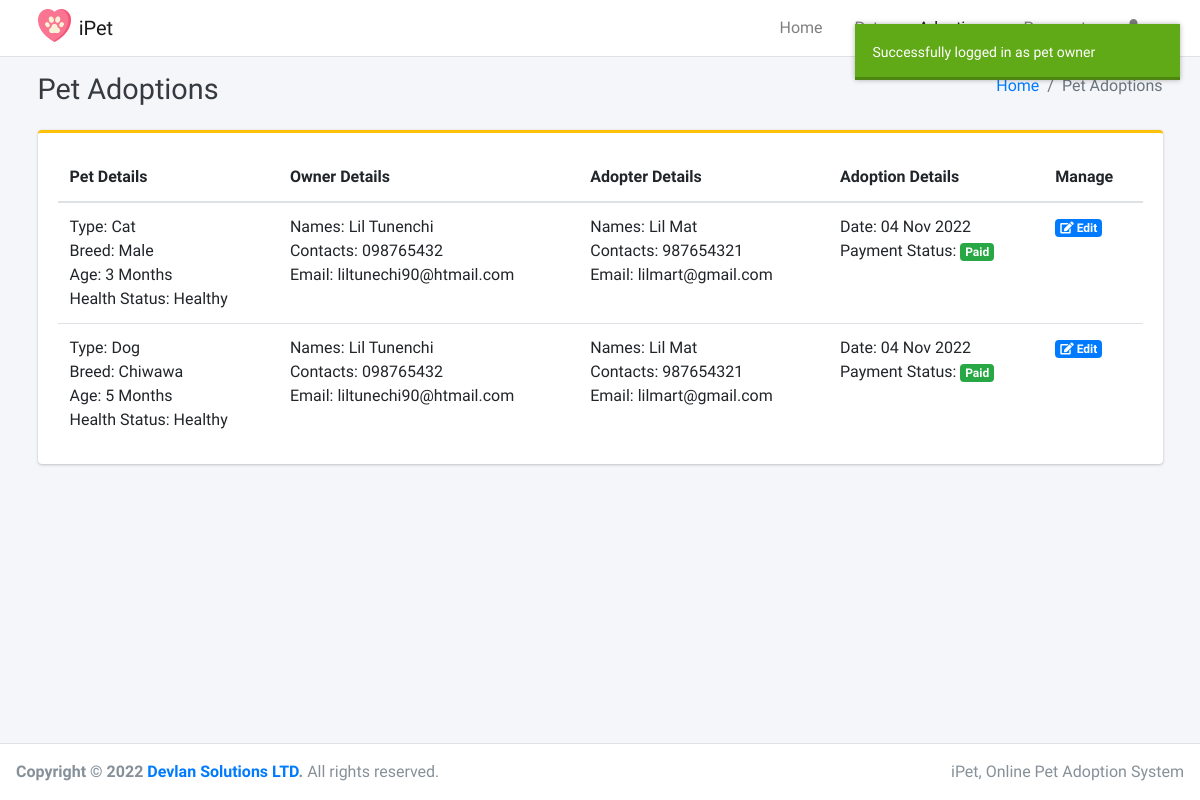
Before: /views/owner_adoptions (signed in) with the older database file.
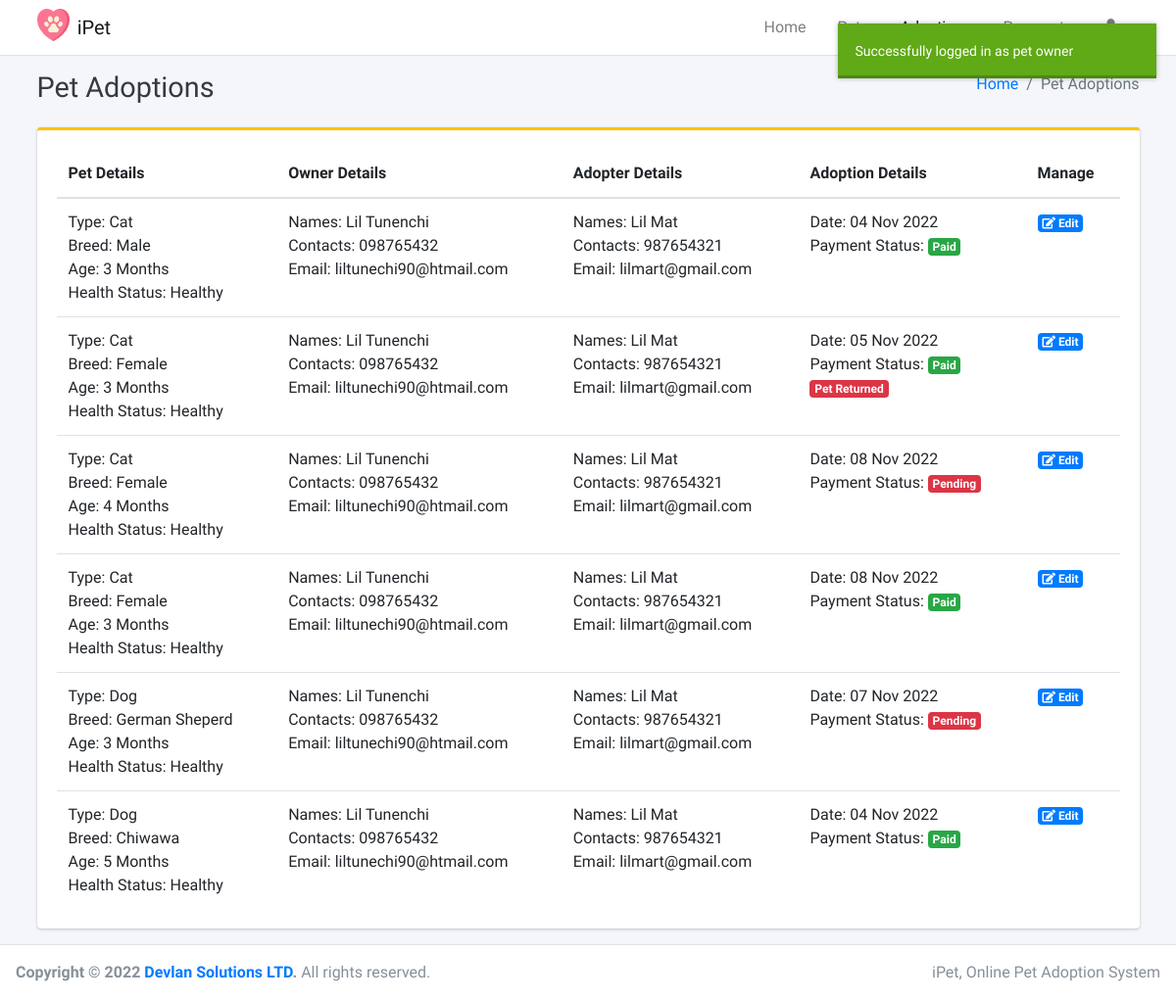
After: the same page with the newer database file.
### tables this page shows
CREATE TABLE `pet_adoption` (
  `pet_adoption_id` int(200) NOT NULL,
  `pet_adoption_pet_id` int(200) NOT NULL,
  `pet_adoption_pet_adopter_id` int(200) NOT NULL,
  `pet_adoption_date` varchar(200) NOT NULL,
  `pet_adoption_payment_status` varchar(200) NOT NULL DEFAULT 'Pending',
  `pet_adoption_return_status` varchar(200) NOT NULL DEFAULT 'Not Returned',
  `pet_adoption_ref` varchar(200) NOT NULL
);

CREATE TABLE `pet` (
  `pet_id` int(200) NOT NULL,
  `pet_owner_id` int(200) NOT NULL,
  `pet_type` varchar(200) NOT NULL,
  `pet_breed` varchar(200) NOT NULL,
  `pet_age` varchar(200) NOT NULL,
  `pet_health_status` varchar(200) NOT NULL,
  `pet_description` longtext NOT NULL,
  `pet_adoption_status` varchar(200) NOT NULL DEFAULT 'Available',
  `pet_image` varchar(200) NOT NULL
);

CREATE TABLE `pet_owner` (
  `pet_owner_id` int(200) NOT NULL,
  `pet_owner_login_id` int(200) NOT NULL,
  `pet_owner_name` varchar(200) NOT NULL,
  `pet_owner_email` varchar(200) NOT NULL,
  `pet_owner_contacts` varchar(200) NOT NULL,
  `pet_owner_address` longtext NOT NULL
);

CREATE TABLE `pet_adopter` (
  `pet_adopter_id` int(200) NOT NULL,
  `pet_adopter_login_id` int(200) NOT NULL,
  `pet_adopter_name` varchar(200) NOT NULL,
  `pet_adopter_email` varchar(200) NOT NULL,
  `pet_adopter_phone_number` varchar(200) NOT NULL,
  `pet_adopter_address` longtext NOT NULL
);

### views/owner_adoptions.php (the view, shortened to what this page needs)
<?php
require_once('../helpers/adoptions.php');
require_once('../partials/head.php');
?>
<body class="hold-transition layout-top-nav">
    <div class="wrapper">
        <?php require_once('../partials/adopters_header.php'); ?>
        <div class="content-wrapper">
            <div class="content-header">
                <div class="container">
                    <div class="row mb-2">
                        <div class="col-sm-6">
                            <h1 class="m-0 text-dark"> Pet Adoptions</h1>
                        </div>
                        <div class="col-sm-6">
                            <ol class="breadcrumb float-sm-right">
                                <li class="breadcrumb-item"><a href="#">Home</a></li>
                                <li class="breadcrumb-item active">Pet Adoptions</li>
                            </ol>
                        </div>
                    </div>
                </div>
            </div>
            <div class="content">
                <div class="container">
                    <div class="row">
                        <div class="container-fluid">
                            <div class="row">
                                <div class="col-md-12">
                                    <div class="card card-warning card-outline">
                                        <div class="card-body">
                                            <table class="table">
                                                <thead>
                                                    <tr>
                                                        <th>Pet Details</th>
                                                        <th>Owner Details</th>
                                                        <th>Adopter Details</th>
                                                        <th>Adoption Details</th>
                                                        <th>Manage</th>
                                                    </tr>
                                                </thead>
                                                <tbody>
                                                    <?php
                                                    $ret = "SELECT * FROM pet_adoption pa
                                                    INNER JOIN pet p ON p.pet_id = pa.pet_adoption_pet_id
                                                    INNER JOIN pet_owner po ON po.pet_owner_id = p.pet_owner_id
                                                    INNER JOIN pet_adopter pad ON pad.pet_adopter_id = pa.pet_adoption_pet_adopter_id
                                                    WHERE po.pet_owner_login_id = '{$_SESSION['login_id']}'";
                                                    $stmt = $mysqli->prepare($ret);
                                                    $stmt->execute();
                                                    $res = $stmt->get_result();
                                                    while ($adoptions = $res->fetch_object()) {
                                                    ?>
                                                        <tr>
                                                            <td>
                                                                Type: <?php echo $adoptions->pet_type; ?> <br>
                                                                Breed: <?php echo $adoptions->pet_breed; ?> <br>
                                                                Age: <?php echo $adoptions->pet_age; ?> <br>
                                                                Health Status: <?php echo $adoptions->pet_health_status; ?>
                                                            </td>
                                                            <td>
                                                                Names: <?php echo $adoptions->pet_owner_name; ?> <br>
                                                                Contacts: <?php echo $adoptions->pet_owner_contacts; ?> <br>
                                                                Email: <?php echo $adoptions->pet_owner_email; ?>
                                                            </td>
                                                            <td>
                                                                Names: <?php echo $adoptions->pet_adopter_name; ?> <br>
                                                                Contacts: <?php echo $adoptions->pet_adopter_phone_number; ?> <br>
                                                                Email: <?php echo $adoptions->pet_adopter_email; ?>
                                                            </td>
                                                            <td>
                                                                Date: <?php echo date('d M Y', strtotime($adoptions->pet_adoption_date)); ?> <br>
                                                                Payment Status: <?php if ($adoptions->pet_adoption_payment_status == 'Pending') { ?>
                                                                    <span class="badge badge-danger">Pending</span> <br>
                                                                <?php } else {  ?>
                                                                    <span class="badge badge-success">Paid</span> <br>
                                                                <?php }
                                                                                if ($adoptions->pet_adoption_return_status == 'Returned') { ?>
                                                                    <span class="badge badge-danger">Pet Returned</span> <br>
                                                                <?php } ?>
                                                            </td>
                                                            <td>
                                                                <a data-toggle="modal" href="#update_<?php echo $adoptions->pet_adoption_id; ?>" class="badge badge-primary"><i class="fas fa-edit"></i> Edit</a>
                                                            </td>
                                                        </tr>
                                                    <?php } ?>
                                                </tbody>
                                            </table>
                                        </div>
                                    </div>
                                </div>
                            </div>
                        </div>
                    </div>
                </div>
            </div>
        </div>
        <?php require_once('../partials/adopters_footer.php'); ?>
</body>
</html>

### partials/head.php (shortened to what this page needs)
<!DOCTYPE html>
<html lang="en">
<head>
    <link rel="stylesheet" href="../public/plugins/fontawesome-free/css/all.min.css">
    <link rel="stylesheet" href="../public/plugins/overlayScrollbars/css/OverlayScrollbars.min.css">
    <link rel="stylesheet" href="../public/css/adminlte.min.css">
    <link rel="stylesheet" href="../public/plugins/noty/noty.css">
    <link rel="stylesheet" href="../public/plugins/noty/themes/bootstrap-v4.css">
    <link rel="stylesheet" href="../public/plugins/noty/themes/light.css">
    <link rel="stylesheet" href="../public/plugins/noty/themes/metroui.css">
    <link rel="stylesheet" href="../public/plugins/noty/themes/mint.css">
    <link rel="stylesheet" href="../public/plugins/noty/themes/nest.css">
    <link rel="stylesheet" href="../public/plugins/noty/themes/relax.css">
    <link rel="stylesheet" href="../public/plugins/noty/themes/semanticui.css">
    <link rel="stylesheet" href="../public/plugins/noty/themes/sunset.css">
    <link rel="stylesheet" type="text/css" href="https://cdn.datatables.net/v/dt/dt-1.10.25/datatables.min.css" />
    <link rel="stylesheet" type="text/css" href="https://cdn.datatables.net/buttons/1.7.1/css/buttons.dataTables.min.css" />
    <link rel="stylesheet" href="../public/plugins/select2/css/select2.min.css">
    <link rel="stylesheet" href="../public/plugins/select2-bootstrap4-theme/select2-bootstrap4.min.css">
    <link rel="stylesheet" href="https://code.ionicframework.com/ionicons/2.0.1/css/ionicons.min.css">
</head>

### partials/adopters_header.php (shortened to what this page needs)
<?php
if ($login_access_level == 'Adopter') { ?>
    <nav class="main-header navbar navbar-expand-md navbar-light navbar-white">
        <div class="container">
            <a href="adopter_dashboard" class="navbar-brand">
                <img src="../public/img/logo.png" alt="iPet" class="brand-image">
                <span class="brand-text font-weight-light">iPet</span>
            </a>
            <button class="navbar-toggler order-1" type="button" data-toggle="collapse" data-target="#navbarCollapse" aria-controls="navbarCollapse" aria-expanded="false" aria-label="Toggle navigation">
                <span class="navbar-toggler-icon"></span>
            </button>
            <ul class="order-1 order-md-3 navbar-nav navbar-no-expand ml-auto">
                <li class="nav-item">
                    <a href="adopter_dashboard" class="nav-link">Home</a>
                </li>
                <li class="nav-item">
                    <a href="adopter_pets" class="nav-link">Pets</a>
                </li>
                <li class="nav-item">
                    <a href="adopter_adoptions" class="nav-link">Adoptions</a>
                </li>
                <li class="nav-item">
                    <a href="adopter_payments" class="nav-link">Payments</a>
                </li>
                <li class="nav-item">
                    <a class="nav-link" data-toggle="modal" href="#logout_modal">
                        <i class="fas fa-user-tag"></i>
                    </a>
                </li>
            </ul>
        </div>
    </nav>
    <div class="modal fade" id="logout_modal" tabindex="-1" role="dialog" aria-labelledby="exampleModalLabel" aria-hidden="true">
        <div class="modal-dialog modal-dialog-centered" role="document">
            <div class="modal-content">
                <form method="POST" action="logout">
                    <div class="modal-body text-center text-danger">
                        <img src="../public/img/logo.png" style="width: 40%;">
                        <h4>Terminate Session?</h4>
                        <br>
                        <button type="button" class="text-center btn btn-success" data-dismiss="modal">No</button>
                        <input type="submit" value="Yes, Logout" class="text-center btn btn-danger">
                    </div>
                </form>
            </div>
        </div>
    </div>
<?php } else { ?>
    <nav class="main-header navbar navbar-expand-md navbar-light navbar-white">
        <div class="container">
            <a href="owner_dashboard" class="navbar-brand">
                <img src="../public/img/logo.png" alt="iPet" class="brand-image">
                <span class="brand-text font-weight-light">iPet</span>
            </a>
            <ul class="order-1 order-md-3 navbar-nav navbar-no-expand ml-auto">
                <li class="nav-item">
                    <a href="owner_dashboard" class="nav-link">Home</a>
                </li>
                <li class="nav-item">
                    <a href="owner_pets" class="nav-link">Pets</a>
                </li>
                <li class="nav-item">
                    <a href="owner_adoptions" class="nav-link">Adoptions</a>
                </li>
                <li class="nav-item">
                    <a href="owner_payments" class="nav-link">Payments</a>
                </li>
                <li class="nav-item">
                    <a class="nav-link" data-toggle="modal" href="#logout_modal">
                    </a>
                </li>
            </ul>
        </div>
    </nav>
<?php } ?>

### partials/adopters_footer.php
<footer class="main-footer">
    <div class="float-right d-none d-sm-inline">
        iPet, Online Pet Adoption System
    </div>
    <strong>Copyright &copy; <?php echo date('Y'); ?> <a href="http://devlan.co.ke/">Devlan Solutions LTD</a>.</strong>
    All rights reserved.
</footer>

Changed rows visible on the page:
added pet_adoption: pet_adoption_pet.pet_type "Cat", pet_adoption_pet.pet_breed "Female", pet_adoption_pet.pet_age "3 Months", pet_adoption_pet.pet_health_status "Healthy", pet_owner.pet_owner_name "Lil Tunenchi", pet_owner.pet_owner_contacts "098765432", pet_owner.pet_owner_email "liltunechi90@htmail.com", pet_adoption_pet_adopter.pet_adopter_name "Lil Mat", pet_adoption_pet_adopter.pet_adopter_phone_number "987654321", pet_adoption_pet_adopter.pet_adopter_email "lilmart@gmail.com", pet_adoption_date "05 Nov 2022", pet_adoption_payment_status "Paid", pet_adoption_return_status "Pet Returned"
added pet_adoption: pet_adoption_pet.pet_type "Cat", pet_adoption_pet.pet_breed "Female", pet_adoption_pet.pet_age "4 Months", pet_adoption_pet.pet_health_status "Healthy", pet_owner.pet_owner_name "Lil Tunenchi", pet_owner.pet_owner_contacts "098765432", pet_owner.pet_owner_email "liltunechi90@htmail.com", pet_adoption_pet_adopter.pet_adopter_name "Lil Mat", pet_adoption_pet_adopter.pet_adopter_phone_number "987654321", pet_adoption_pet_adopter.pet_adopter_email "lilmart@gmail.com", pet_adoption_date "08 Nov 2022", pet_adoption_payment_status "Pending"
added pet_adoption: pet_adoption_pet.pet_type "Cat", pet_adoption_pet.pet_breed "Female", pet_adoption_pet.pet_age "3 Months", pet_adoption_pet.pet_health_status "Healthy", pet_owner.pet_owner_name "Lil Tunenchi", pet_owner.pet_owner_contacts "098765432", pet_owner.pet_owner_email "liltunechi90@htmail.com", pet_adoption_pet_adopter.pet_adopter_name "Lil Mat", pet_adoption_pet_adopter.pet_adopter_phone_number "987654321", pet_adoption_pet_adopter.pet_adopter_email "lilmart@gmail.com", pet_adoption_date "08 Nov 2022", pet_adoption_payment_status "Paid"
added pet_adoption: pet_adoption_pet.pet_type "Dog", pet_adoption_pet.pet_breed "German Sheperd", pet_adoption_pet.pet_age "3 Months", pet_adoption_pet.pet_health_status "Healthy", pet_owner.pet_owner_name "Lil Tunenchi", pet_owner.pet_owner_contacts "098765432", pet_owner.pet_owner_email "liltunechi90@htmail.com", pet_adoption_pet_adopter.pet_adopter_name "Lil Mat", pet_adoption_pet_adopter.pet_adopter_phone_number "987654321", pet_adoption_pet_adopter.pet_adopter_email "lilmart@gmail.com", pet_adoption_date "07 Nov 2022", pet_adoption_payment_status "Pending"
